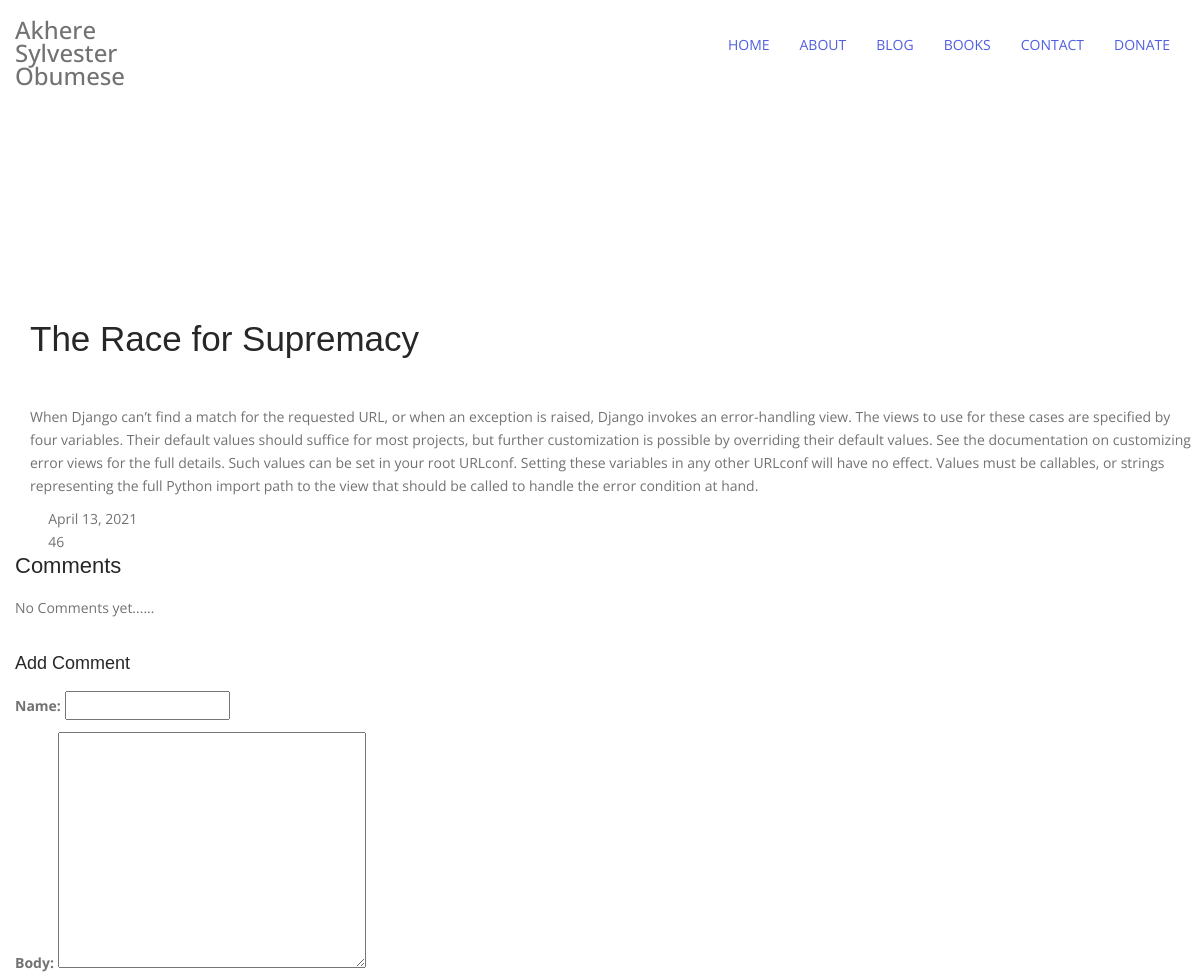
Before: /race-supremacy/ (upper part) with the older database file.
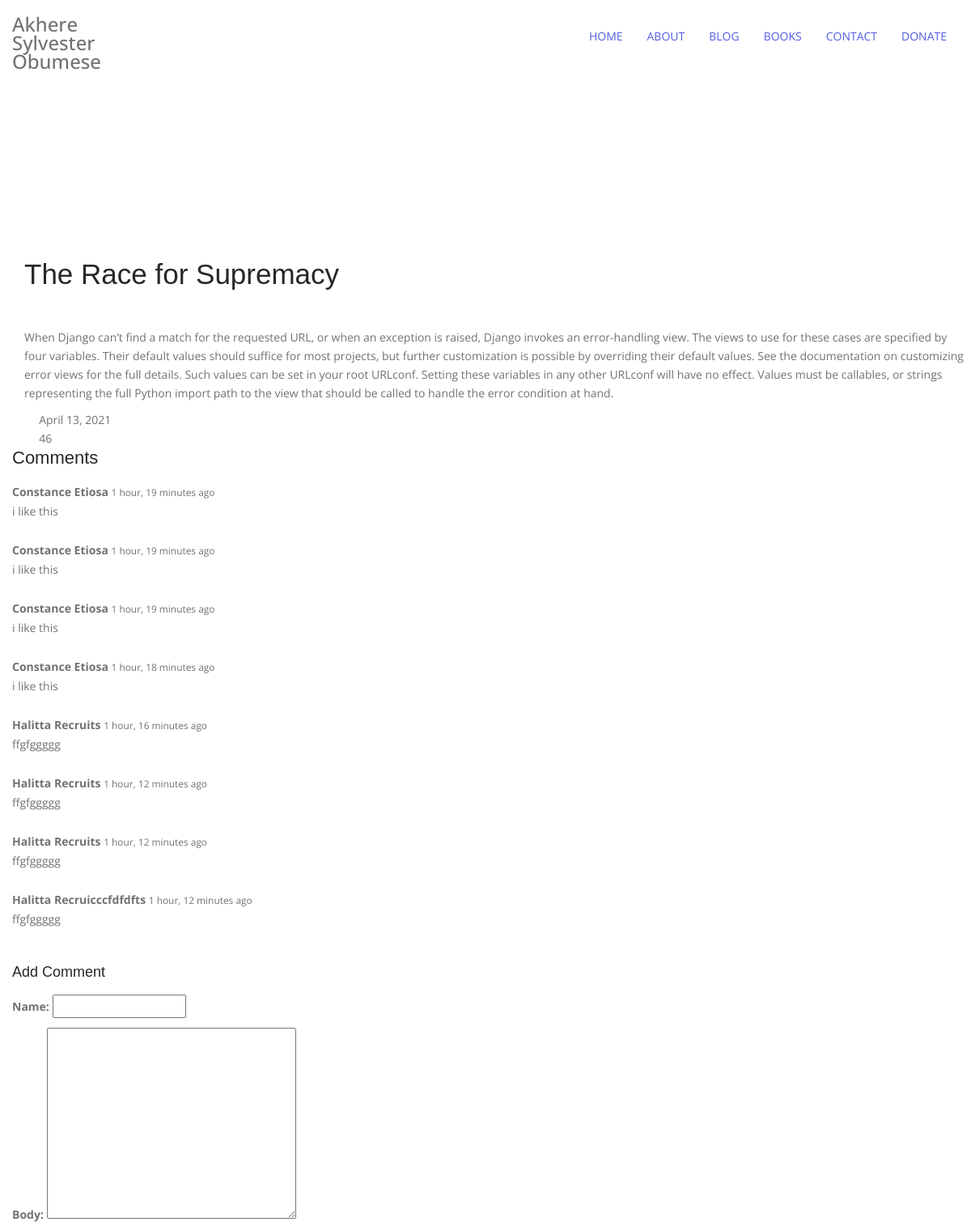
After: the same page with the newer database file.
### main/models.py (models this page shows)
class Comment(models.Model):
    post = models.ForeignKey(Blog, related_name='comments', on_delete=models.CASCADE)
    name = models.CharField(max_length=255)
    body = models.TextField()
    date_added = models.DateTimeField(auto_now_add=True)

### main/views.py (the view)
# urls.py: path('<slug:slug>/', views.view_post, name='view_post')
def view_post(request, slug):
    post = Blog.objects.get(slug=slug)
    if request.method == 'POST':
        form = CommentForm(request.POST)
        if form.is_valid():
            comment = form.save(commit=False)
            comment.post = post
            comment.save()
    else:
        form = CommentForm()
    return render(request, 'main/view_post.html', {'post': post, 'form': form})

### main/forms.py
class CommentForm(forms.ModelForm):
    class Meta:
        model = Comment
        fields = ('name', 'body')

### main/templates/main/view_post.html (shortened to what the changed rows need)
{% load static %}
<!doctype html>
<html lang="en">
  <head>
    <link rel="stylesheet" type="text/css" href=" {% static 'assets/js/bootstrap/bootstrap.min.css' %} ">
<link rel="stylesheet" href=" {% static 'assets/js/megamenu/stylesheets/screen.css' %}">
<link rel="stylesheet" href=" {% static 'assets/css/theme-default.css' %}" type="text/css">
<link rel="stylesheet" href=" {% static 'assets/js/loaders/stylesheets/screen.css' %}">
<link rel="stylesheet" href=" {% static 'assets/css/corporate.css' %} " type="text/css">
<link rel="stylesheet" href=" {% static 'assets/fonts/font-awesome/css/font-awesome.min.css' %}" type="text/css">
<link rel="stylesheet" type="text/css" href=" {% static 'assets/fonts/Simple-Line-Icons-Webfont/simple-line-icons.css' %}" media="screen" />
<link rel="stylesheet" href=" {% static 'assets/fonts/et-line-font/et-line-font.css' %} ">
<link rel="stylesheet" type="text/css" href=" {% static 'assets/js/revolution-slider/css/settings.css' %}">
<link rel="stylesheet" type="text/css" href=" {% static 'assets/js/revolution-slider/css/layers.css' %}">
<link rel="stylesheet" type="text/css" href=" {% static 'assets/js/revolution-slider/css/navigation.css' %}">
<link rel="stylesheet" href=" {% static 'assets/js/parallax/main.css' %}">
<link rel="stylesheet" type="text/css" href=" {% static 'assets/js/cubeportfolio/cubeportfolio.min.css' %} ">
<link href=" {% static 'assets/js/owl-carousel/owl.carousel.css' %}" rel="stylesheet">
<link href=" {% static 'assets/js/owl-carousel/owl.theme.css' %} " rel="stylesheet">
<link href=" {% static 'assets/js/tabs/css/responsive-tabs.css' %}" rel="stylesheet" type="text/css" media="all" />
<link rel="stylesheet" href=" {% static 'assets/fonts/pe-icon-7-stroke/css/pe-icon-7-stroke.css' %} ">
<link rel="stylesheet" href=" {% static 'assets/js/ytplayer/ytplayer.css' %}" />
<link href=" {% static 'assets/js/accordion/css/smk-accordion.css' %}" rel="stylesheet">
<link rel="stylesheet" href=" {% static 'assets/js/magnific-popup/magnific-popup.css'%} ">
<link rel="stylesheet" href=" {% static 'assets/fonts/pe-icon-7-stroke/css/pe-icon-7-stroke.css'%} ">
  </head>
  <body>
 <div class="container">
        <section class="sec-bpadding-2">
            <div class="container">
              <div class="row">
             <div class="col-sm-12">
                  <div class="sec-title-container text-center">
                    <h2 class="font-weight-6 less-mar-1 line-height-5"><br/>
                      </h2>
                  </div>
                </div>
                <div>
                    <div class="col-md-12 col-sm-12 col-xs-12">
                        <br>
                        <br>
                      <div class="text-box">
                        <h2 class="less-mar-1 title">{{ post.title }}</h2>
                        <br>
                        <br>
                      </div>
                  </div>
                  <br>
                  <br>
                  <br>
                  <br>
                    <h4 class="subtitle"> Comments </h4>
                    {%for comment in post.comments.all %}
                    <article class="media">
                        <div class="media-content">
                            <p>
                                <strong>{{ comment.name }}</strong> <small>{{ comment.date_added|timesince }} ago</small>
                                <br>
                                {{ comment.body}}
                            </p>
                        </div>
                    </article>
                    {%empty%}
                    <div class="notification">
                        No Comments yet......
                    </div>
                {% endfor %}
                <br>
                <h5 class="subtitle">Add Comment</h5>
                <form method="POST" action=".">
                    {{ form.as_p }}
                </form>
                </div>
              </div>
            </div>
          </section>
 </div>
  </body>
</html>

Changed rows visible on the page:
added Comment: name "Constance Etiosa", date_added "1 hour, 19 minutes", body "i like this"
added Comment: name "Constance Etiosa", date_added "1 hour, 19 minutes", body "i like this"
added Comment: name "Constance Etiosa", date_added "1 hour, 19 minutes", body "i like this"
added Comment: name "Constance Etiosa", date_added "1 hour, 18 minutes", body "i like this"
added Comment: name "Halitta Recruits", date_added "1 hour, 16 minutes", body "ffgfggggg"
added Comment: name "Halitta Recruits", date_added "1 hour, 12 minutes", body "ffgfggggg"
added Comment: name "Halitta Recruits", date_added "1 hour, 12 minutes", body "ffgfggggg"
added Comment: name "Halitta Recruicccfdfdfts", date_added "1 hour, 12 minutes", body "ffgfggggg"
Other visible differences:
text no longer shown: "No Comments yet......"
